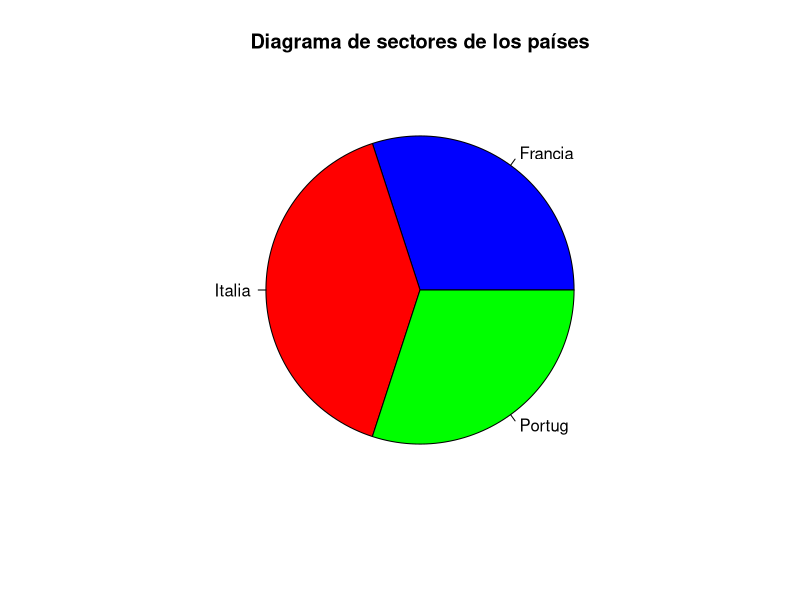
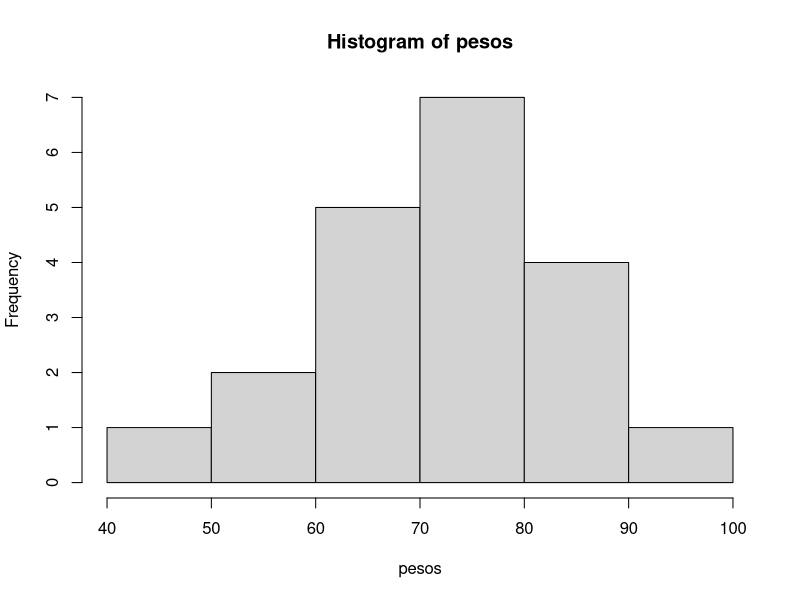
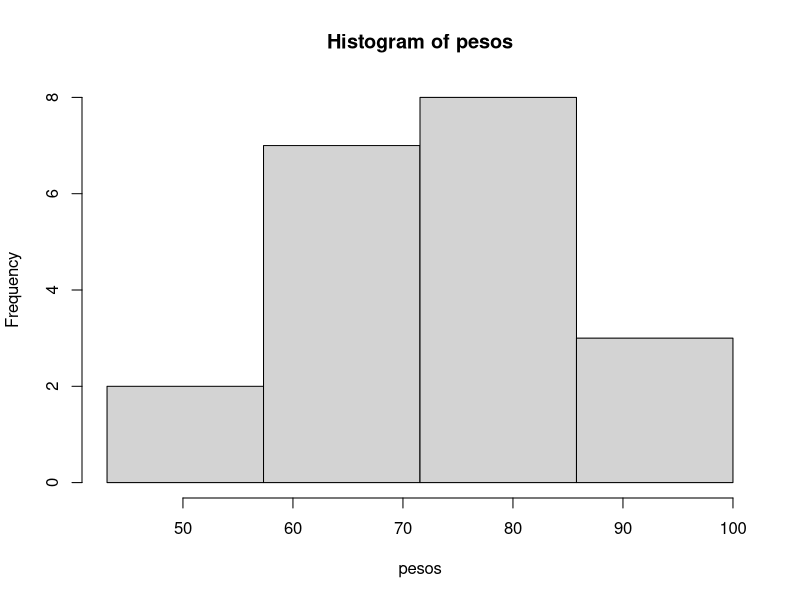

These charts were generated, in order, by the following R code:
setwd("D:/UAH/R/PL1")

datos <- read.table("PL1B.txt", header = TRUE)
paises <- datos$Pais
pesos <-  datos$Peso

# 2. Media, mediana y rango

media <- mean(pesos)
mediana <- median(pesos)
rango <- max(pesos) - min(pesos)

cat("La media es: ", media)
cat("La mediana es: ", mediana)
cat("El rango es: ", rango)

# 3. Representar la variable País mediante un diagrama de sectores, incluyendo título y colorear los sectores

pie(table(paises), main = "Diagrama de sectores de los países", col=c("blue", "red", "green"))

# 4. Valor máximo del 25% de los pesos menores | Valor minimo del 15% de los pesos mayores

maximo_pesos_25 <- quantile(pesos, probs=c(0, 0.25))
maximo_pesos_25 <- max(maximo_pesos_25)

minimo_pesos_15 <- quantile(pesos, probs=c(0.85, 1))
minimo_pesos_15 <- min(minimo_pesos_15)

cat("El máximo de los pesos del 25% menor es: ", maximo_pesos_25)
cat("El mínimo de los pesos del 15% mayor es: ", minimo_pesos_15)

# 5. Existe algún dato atípico en la variable pesos
hist(pesos)

# 6. Desviación tipica y varianza

#Al aplicar var() y sd() se calculan la cuasi-varianza y la cuasi-desviación tipica, por lo que hay que hacer un arreglo

n <- length(pesos)
cuasi_var <- var(pesos)
cuasi_dt <- sd(pesos)

varianza <- cuasi_var * ((n -1)/(n))
dt <- cuasi_dt * ((n-1)/(n))

cat("La varianza es", varianza)
cat("La desviación típica es", dt)

# 8. Agrupar en 4 clases de equivalencia, y calcular las marcas de clase

k <- 4
A <- diff(range(pesos))/k
L1 <- min(pesos)
L <- L1+A*(0:k)
marcas <- (L[1:k] + L[1:k+1])/2
pesos_agrupados <- cut(pesos, breaks=L, right=FALSE)

cat("Las clases son: ", levels(pesos_agrupados))
cat("Las marcas son:", marcas)

# 9. Tabla de frecuencias absolutas, frecuencias relativas y frecuencias acumuladas

fabs <- table(pesos_agrupados)
fabs[4] = fabs[4] + 1 # Debido a la naturaleza de R no coge el 100 que es el último valor
frel <- prop.table(fabs)
fac <- cumsum(fabs)

tabla <- data.frame("F. abs"=fabs, "F. Rel"=frel, "F. ac"=fac)
print(tabla)

# 10. Hisograma de frecuencias
hist(pesos, breaks=L)